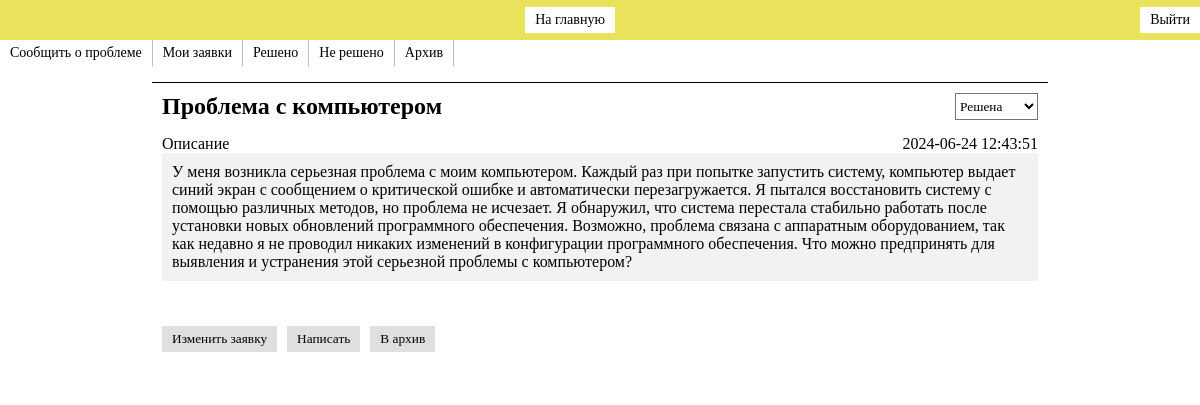
The page /php/PModer/message.php?id_msg=53 (signed in) on the database its author committed.
### tables this page shows
CREATE TABLE `message` (
  `id` int NOT NULL,
  `id_user` int NOT NULL,
  `head` varchar(128) NOT NULL,
  `msg` text NOT NULL,
  `status` tinyint(1) NOT NULL DEFAULT '0',
  `time` timestamp NOT NULL DEFAULT CURRENT_TIMESTAMP
);

### php/class/classList.php (called while the page is built, shortened)
<?php
class Auth{
    public static function getRole(){
        if(array_key_exists('role', $_SESSION)){
            return $_SESSION['role'];
        }
        else{
            return -1;
        }
    }
}

### php/PModer/message.php (the view, shortened to what this page needs)
<?php
require '../class/classList.php';
require '../header.php';
if(checkArrKey($_GET, 'id_msg') == 1){
    $formId = $_GET['id_msg'];
}
else{
    $_SESSION['error']=serialize(new MyError(7));
    header('Location: ../error.php');
}
$msgInfo = $mysqli->query("SELECT id_user, head, msg, status, time FROM message WHERE id=".$formId);
$msgInfo = $msgInfo->fetch_object();
?>
<!DOCTYPE html>
<html lang="ru">
<head>
    <link rel="stylesheet" href="../../css/style.css">
    <link rel="stylesheet" href="../../css/input.css">
</head>
<body>
    <main class="flex col">
        <?php include '../select_menu.php'; ?>
        <div class="block backColor-block mr-t15 flex col gap15">
            <div class="flex row space-btw">
                <h2><?=$msgInfo->head?></h2>
                <select name="status" id="status" title="Статус записи измениться сразу после изменения выбора">
                    <?php
                    if($msgInfo->status == 1){
                        echo '<option class="green" value="1" default>Решена</option>';
                    }
                    ?>
                </select>
            </div>
            <div class="flex col">
                <div class="flex row space-btw">
                    <p>Описание</p>
                    <?=$msgInfo->time?>
                </div>
                <p class="backColor-gray pd10"><?=$msgInfo->msg?></p>
            </div>
            <div class="flex row gap10">
                <?php
            if(Auth::getRole() >= 10){
                echo '<a href="../PModer/message_change.php?id_message='.$formId.'"><button class="btn-reset btn-default">Изменить заявку</button></a>';
                echo '<a href="../PModer/message_answer.php?id_message='.$formId.'"><button class="btn-reset btn-default">Написать</button></a>';
            }
            $statusCheck = $mysqli->query('SELECT status FROM message WHERE id='.$formId);
            $statusCheck = $statusCheck->fetch_object();
            $statusCheck = $statusCheck->status;
            $existCheck = $mysqli->query("SELECT id FROM arhive WHERE id_message=".$formId);
            $existCheck = $existCheck->fetch_object();
            echo '<div class="" id="arhiveCell">';
            if($statusCheck == 1){
                if(empty($existCheck->id)){
                    echo '<a href="../PModer/new_arhiveUnit.php?id_message='.$formId.'"><button class="btn-reset btn-default">В архив</button></a>';
                }
                else{
                    echo '<a href="../PModer/arhive_unit.php?id_unit='.$existCheck->id.'"><button class="btn-reset btn-default">В архив</button></a>';
                }
            }
            echo '</div>';
            ?>
            </div>
        </div>
    </main>
</body>
</html>

### css/style.css (style rules this page uses)
* { margin: 0; padding: 0; background-color: white; font-family: Verdana; }
.green { color: #4DC64A; }
.backColor-block { background-color: #FFFFFF; }
.backColor-gray { background-color: #f2f2f2; }
.mr-t15 { margin-top: 15px; }
.pd10 { padding: 10px; }
.flex { display: flex; }
.col { flex-direction: column; }
.row { flex-direction: row; }
.space-btw { justify-content:space-between; }
.btn-reset { border: none; }
.btn-default { padding: 5px 10px; background-color: #dfdfdf; }
.gap10 { gap: 10px; }
.gap15 { gap: 15px; }
.block { border-top:1px solid black; width: 73%; align-self: center; padding: 10px; }

### rows shown on the page
message: head "Проблема с компьютером", status "Решена", time "2024-06-24 12:43:51", msg "У меня возникла серьезная проблема с моим компьютером. Каждый раз при попытке запустить систему, компьютер выдает синий экран с сообщением о критической ошибке и автоматически перезагружается. Я пытался восстановить систему с помощью различных методов, но проблема не исчезает. Я обнаружил, что система перестала стабильно работать после установки новых обновлений программного обеспечения. Возможно, проблема связана с аппаратным оборудованием, так как недавно я не проводил никаких изменений в конфигурации программного обеспечения. Что можно предпринять для выявления и устранения этой серьезной проблемы с компьютером?"
